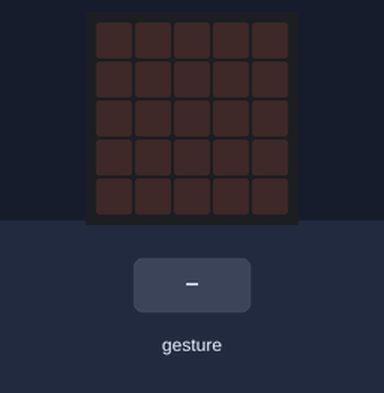
The program below on a simulated BBC micro:bit (MakeCode). On the bench: the board's 5×5 LED display. Inputs (shaded band) come from the test bench. A tilt is held for 1.5 s and a shake lasts 1 s, then the board lies face up again.

Above: at 1.2 s.
1.3 s: gesture 'logo down'
At 2.6 s:
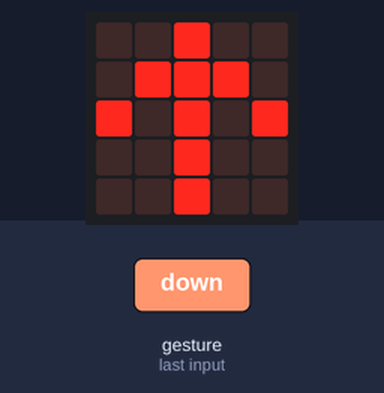
2.9 s: gesture 'logo up'
At 4.0 s:
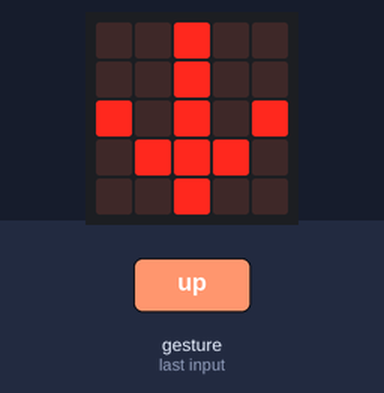
4.7 s: gesture 'tilt left'
At 5.6 s:
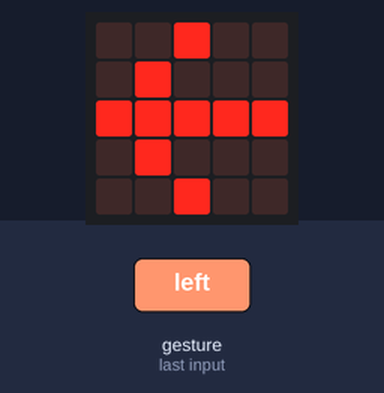
6.3 s: gesture 'tilt right'
At 8.0 s:
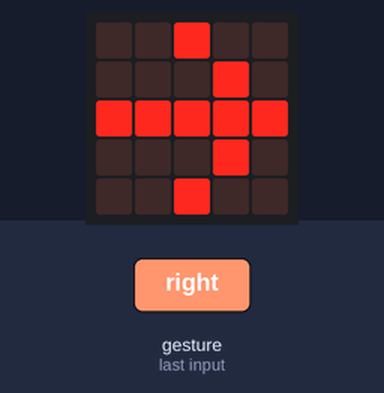
Timing chart, 0 to 9.1 s (numbered marks = the images above; inputs shaded):
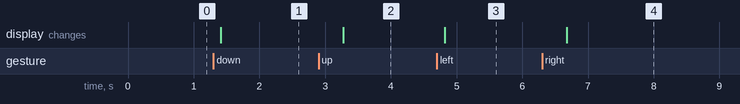

The program:

main.ts
```typescript
basic.forever(function () {
    if (input.isGesture(Gesture.LogoDown)) {
        basic.showArrow(ArrowNames.North)
    } else if (input.isGesture(Gesture.LogoUp)) {
        basic.showArrow(ArrowNames.South)
    } else if (input.isGesture(Gesture.TiltLeft)) {
        basic.showArrow(ArrowNames.West)
    } else if (input.isGesture(Gesture.TiltRight)) {
        basic.showArrow(ArrowNames.East)
    }
})
```

test.ts
```typescript
// 在此处测试；当此软件包作为插件使用时，将不会编译此软件包。
```

Measured:
- after the input at 1.3 s, the display: changes after 0.11 s (image 1)
- after the input at 2.9 s, the display: changes after 0.37 s (image 2)
- after the input at 4.7 s, the display: changes after 0.12 s (image 3)
- after the input at 6.3 s, the display: changes after 0.38 s (image 4)
